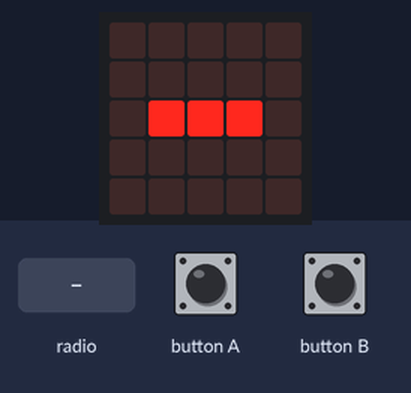
A program run on a simulated BBC micro:bit running MicroPython. Parts: the board's 5×5 LED display. The test bench sets the inputs (shaded band).

Above: at 1.2 s.
1.3 s: radio message "A" arrives
At 1.9 s:
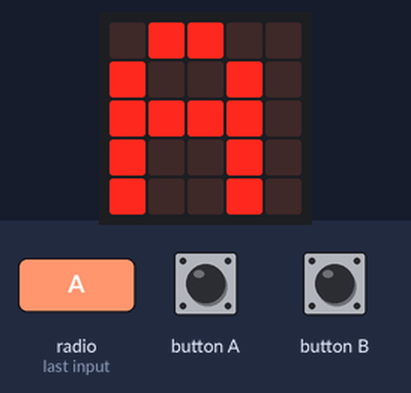
2.8 s: radio message "B" arrives
At 4.2 s:
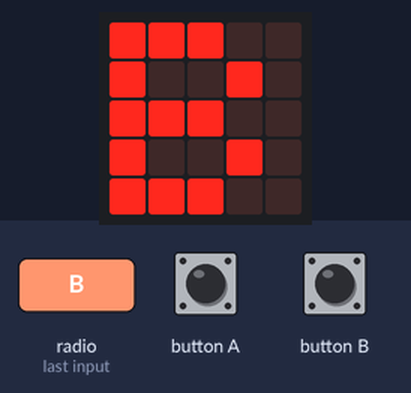
Timing chart, 0 to 5.8 s (numbered marks = the images above; inputs shaded):
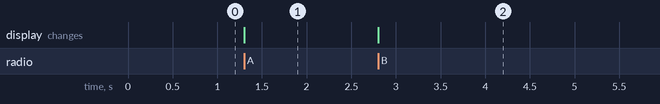

The program:

demo.py
```python
from microbit import *
import radio

radio.config(group=0)
radio.on()

display.show("-")

while True:
    if button_a.was_pressed():
        radio.send("A")
    if button_b.was_pressed():
        radio.send("B")

    try:
        msg = radio.receive()
        if msg is not None:
            if len(msg) > 0:
                display.show(msg)
    except:
        display.show("X")
        radio.off()
        sleep(250)
        radio.on()
        display.show("-")
```

Measured:
- after the input at 1.3 s, the display: changes at once (image 1)
- after the input at 2.8 s, the display: changes at once (image 2)
